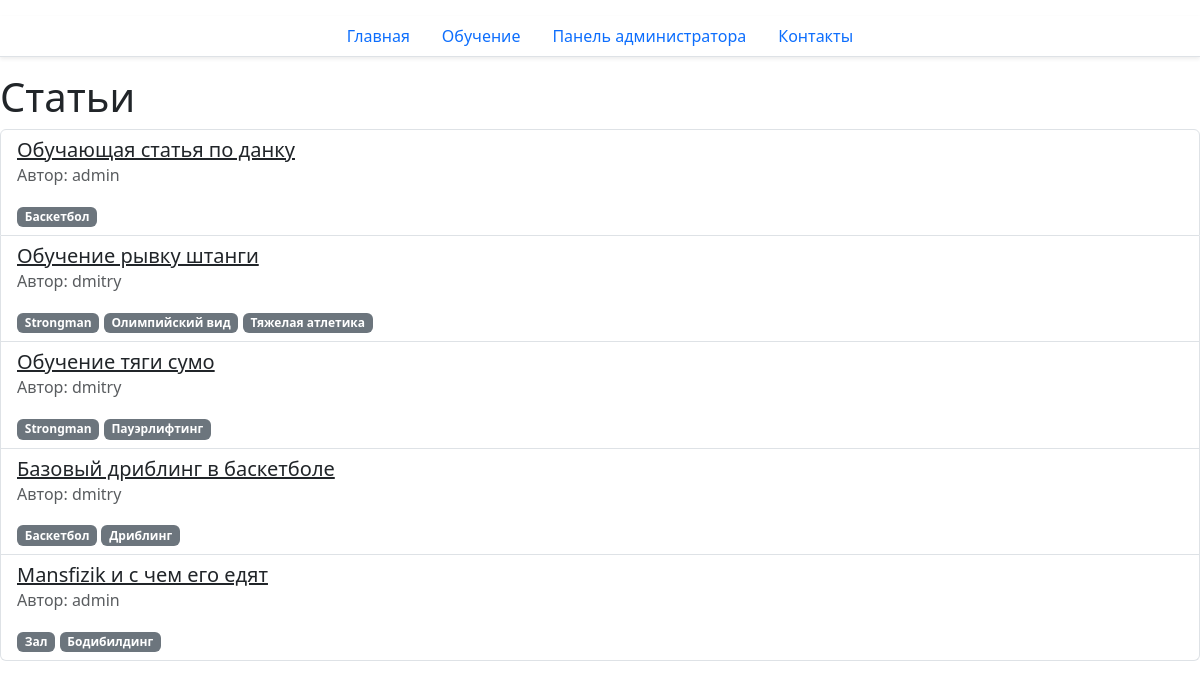
/site/articles/, run on an earlier commit of the app's database.
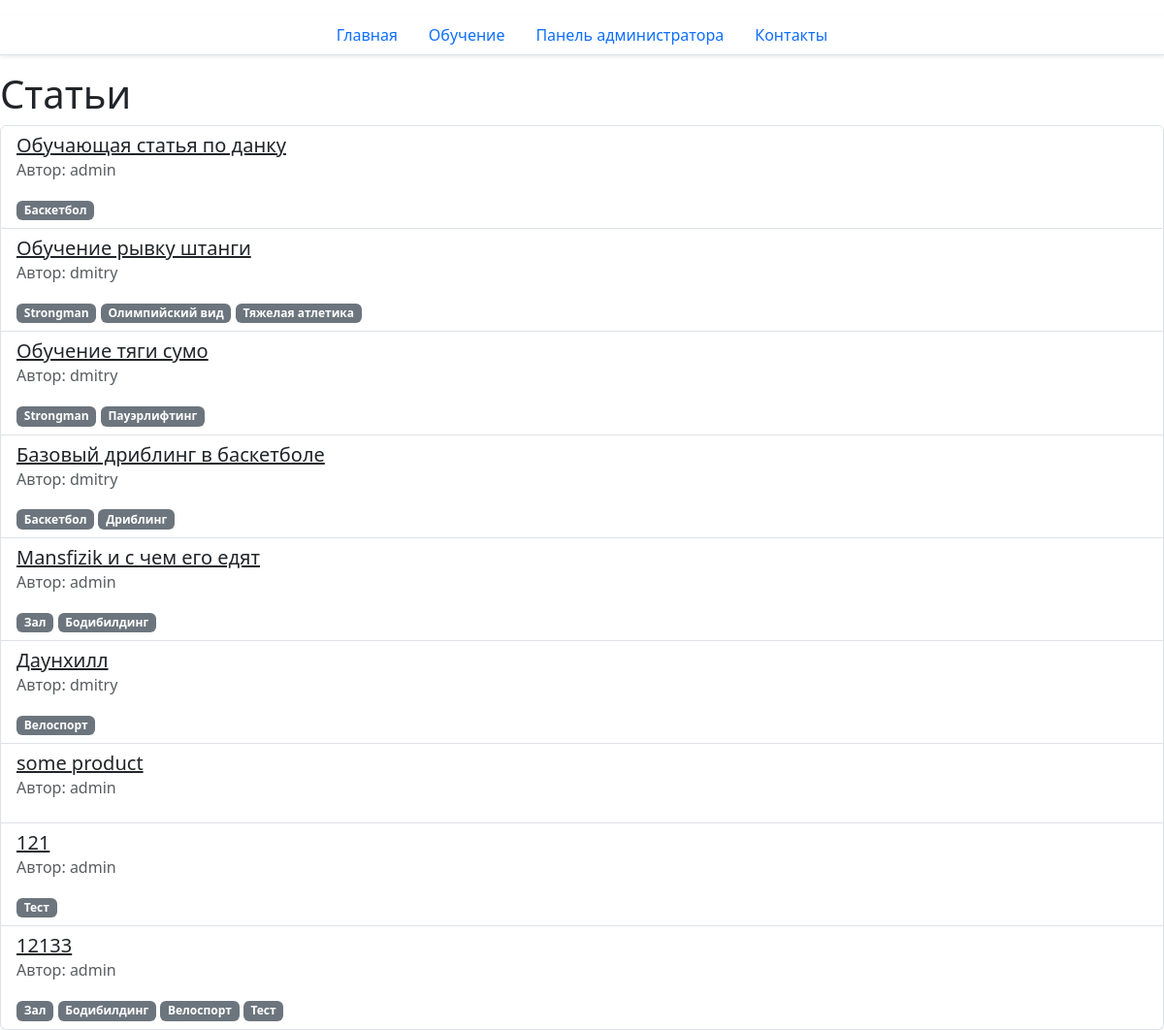
And on a later commit of the database.
### site_app/models.py (models this page shows, shortened)
class Product(models.Model):
    name = models.CharField(max_length=100, verbose_name="Название")
    description = models.TextField(verbose_name="Описание")
    category = models.ManyToManyField(
        to=Category,
        related_name="products",
        verbose_name="Категории"
    )
    author = models.ForeignKey(
        to=UserModel,
        on_delete=models.CASCADE,
        verbose_name="Автор"
    )
    class Meta:
        verbose_name_plural = 'Статьи'
        ordering = ["pk"]
    class Сomplexity(models.TextChoices):
        EASY = 'easy', 'Легкий',
        MEDIUM = 'medium', 'Средний',
        HARD = 'hard', 'Сложный',
    complexity = models.CharField(
        max_length=10,
        choices=Сomplexity.choices,
        default=Сomplexity.EASY,
        verbose_name="Сложность"
    )
    created_at = models.DateTimeField(auto_now_add=True)
    updated_at = models.DateTimeField(auto_now=True)

class Category(models.Model):
    name = models.CharField(max_length=100, unique=True, verbose_name="Название")
    class Meta:
        verbose_name_plural = 'Категории'
        ordering = ["pk"]

### site_app/views.py (the view)
# urls.py: path("articles/", ArticleList.as_view(), name="ListArticle"),
class ArticleList(ListView):
    template_name = "site_app/article.html"
    context_object_name = "articles"
    queryset = (
        Product.objects
        .select_related('author')
        .prefetch_related('category')
        .all
    )

### site_app/templates/site_app/article.html (shortened to what this page needs)
{% extends 'site_app/base.html' %}
{% block body %}
<h1>Статьи</h1>
<ul class="list-group">
 {% for article in articles %}
     <li class="list-group-item">
         <a href="{% url 'site_app:article-detail' pk=article.pk %}" class="h5">{{ article.name }}</a>
         <p class="text-muted">Автор: {{ article.author.username }}</p>
         <ul class="list-unstyled">
             {% for category in article.category.all %}
                  <li class="badge bg-secondary">{{ category.name }}</li>
             {% endfor %}
         </ul>
     </li>
 {% endfor %}
</ul>
{% endblock %}

### site_app/templates/site_app/base.html (shortened to what this page needs)
{% extends 'base.html' %}

### templates/base.html (shortened to what this page needs)
<!DOCTYPE html>
<html lang="en">
<head>
  <link
        href="https://unpkg.com/bootstrap@5.3.3/dist/css/bootstrap.min.css"
        rel="stylesheet"
  >
</head>
<body>
<div class="container-fluid my-3 bg-white border-bottom shadow-sm">
  <nav class="nav justify-content-center">
    <a class="nav-link active" aria-current="page" href="{% url 'index' %}">Главная</a>
    <a class="nav-link" href="{% url 'site_app:index' %}">Обучение</a>
    <a class="nav-link" href="{% url 'admin:index' %}">Панель администратора</a>
    <a class="nav-link" href="{% url 'site_app:contact-form' %}">Контакты</a>
  </nav>
</div>
{% block body %}
{% endblock %}
</body>
</html>

What changed in the data, as far as the page shows it:
added Product: name "Даунхилл", author.username "dmitry"
added Category: name "Велоспорт"
added Product: name "some product", author.username "admin"
added Product: name "121", author.username "admin"
added Category: name "Тест"
added Product: name "12133", author.username "admin", Category (name "Зал"), Category (name "Бодибилдинг")
